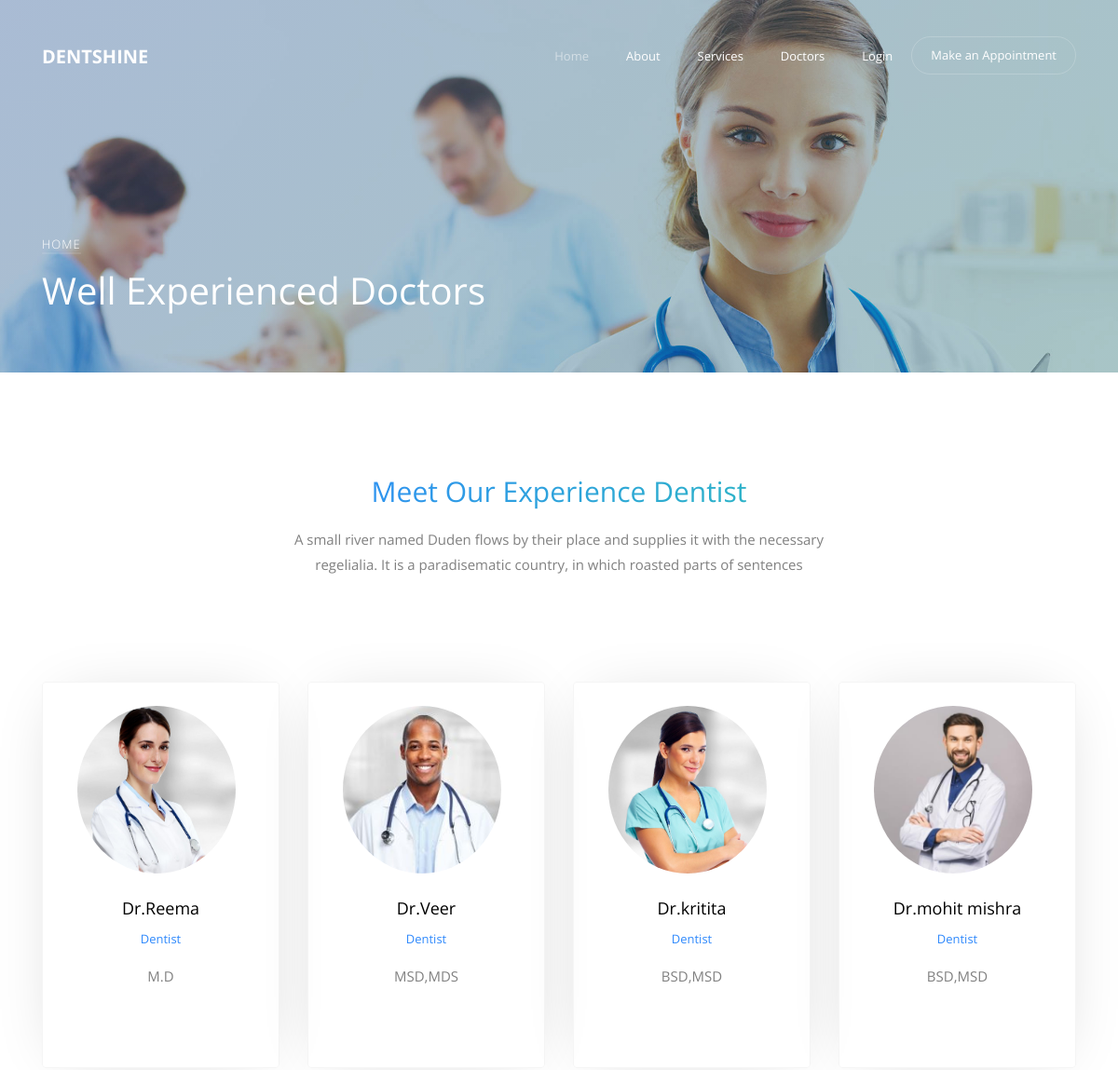
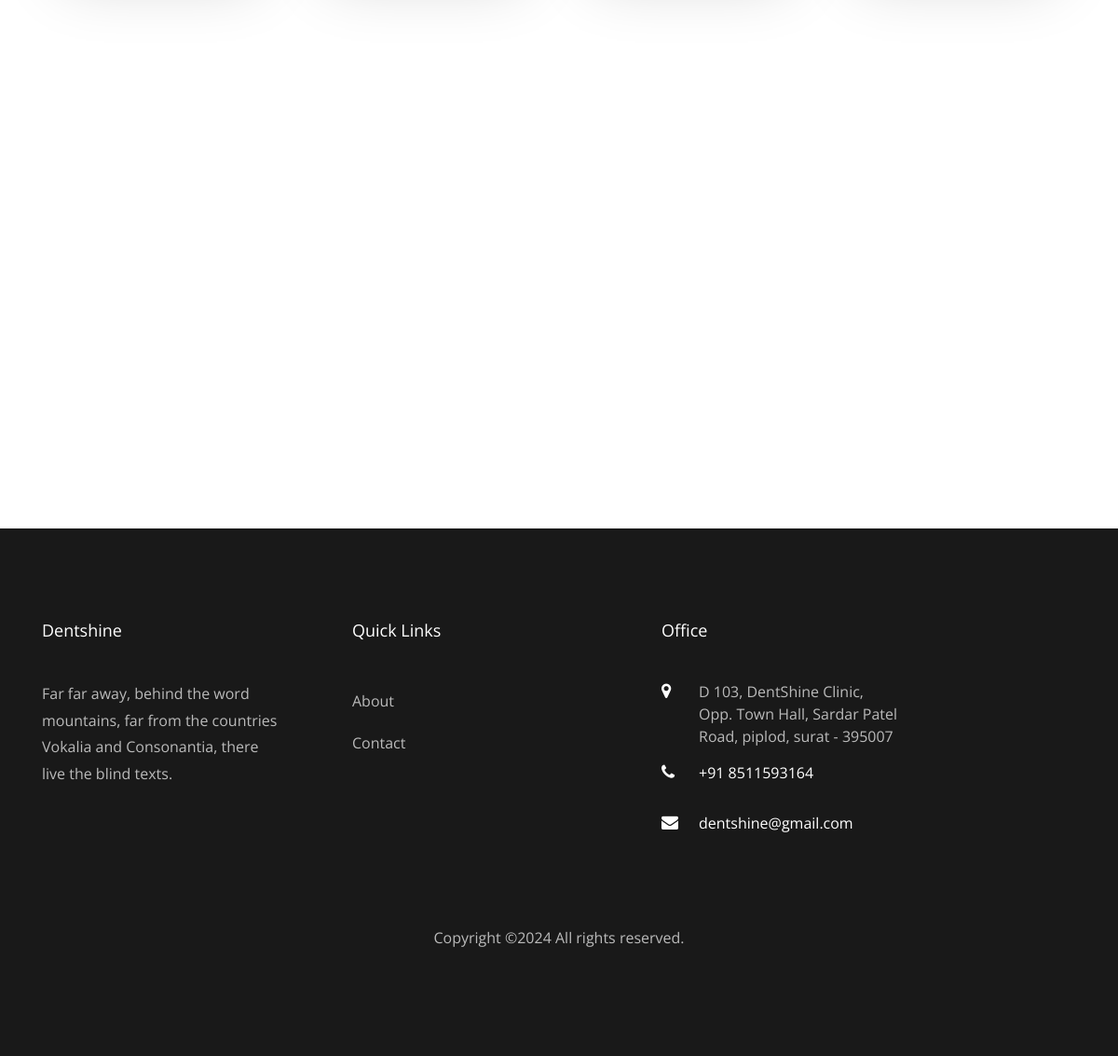
Page /index.php/client_controller/doctors on the committed database (2 pictures, top to bottom).
### tables this page shows
CREATE TABLE `doctortb` (
  `doctor_id_pk` int(11) NOT NULL,
  `doctor_name` varchar(255) NOT NULL,
  `gender` varchar(255) NOT NULL,
  `age` int(11) NOT NULL,
  `degree` varchar(255) NOT NULL,
  `experience` varchar(255) NOT NULL,
  `mobile_no` int(11) NOT NULL,
  `email_id` varchar(255) NOT NULL,
  `charges` varchar(255) NOT NULL,
  `doctor_image` varchar(255) NOT NULL,
  `is_active` tinyint(1) NOT NULL DEFAULT 1
);

### application/controllers/Client_controller.php (called while the page is built, shortened)
<?php
class Client_controller extends CI_controller
{
    public function doctors()
    {
        $data['doctor_data'] = $this->doctor_model->doctorlist();
        $this->load->view('client/doctors', $data);
    }
}

### index.php (called while the page is built, shortened)
<?php
require_once BASEPATH.'core/CodeIgniter.php';

### application/models/doctor_model.php (called while the page is built, shortened)
<?php
class doctor_model extends CI_model
{
	 function doctorlist()
	 {
         $query=$this->db->get_where('doctortb',array('is_active'=>1));
         return $query->result_array();
	 }
}
?>

### application/views/client/doctors.php (the view, shortened to what this page needs)
<?php include 'includes/header.php';?>
<?php include 'includes/main.php';?>
<h1 class="mb-3" data-scrollax=" properties: { translateY: '70%', opacity: .9}">Well Experienced Doctors </h1>
</div>
</div>
</div>
</section>
<section class="ftco-section">
<div class="container">
<div class="row justify-content-center mb-5 pb-5">
<div class="col-md-7 text-center heading-section ftco-animate">
<h2 class="mb-3">Meet Our Experience Dentist</h2>
<p>A small river named Duden flows by their place and supplies it with the necessary regelialia. It is a paradisematic country, in which roasted parts of sentences</p>
</div>
</div>
<div class="row">
  <?php foreach($doctor_data as $doctor)
  { ?>
<div class="col-lg-3 col-md-6 d-flex mb-sm-4 ftco-animate">
<div class="staff">
<div class="img mb-4"><img src="<?php echo base_url().$doctor['doctor_image'];?>" style="width:170px; height: 180px;" ></div>
<div class="info text-center">
<h3><a href="teacher-single.html"><?php echo $doctor['doctor_name'];?></a></h3>
<span class="position">Dentist</span>
<div class="text">
<p><?php echo $doctor['degree'];?></p>
<ul class="ftco-social">
</ul>
</div>
</div>
</div>
</div>
<?php } ?>
</div>
</div>
</section>
<?php include 'includes/footer.php';?>

### application/views/client/doctors.php (style rules this page uses)
img { border-radius: 50%; }

### rows in the picture
doctortb: doctor_image (picture), doctor_name "Dr.Reema", degree "M.D"
doctortb: doctor_image (picture), doctor_name "Dr.Veer", degree "MSD,MDS"
doctortb: doctor_image (picture), doctor_name "Dr.kritita", degree "BSD,MSD"
doctortb: doctor_image (picture), doctor_name "Dr.mohit mishra", degree "BSD,MSD"
